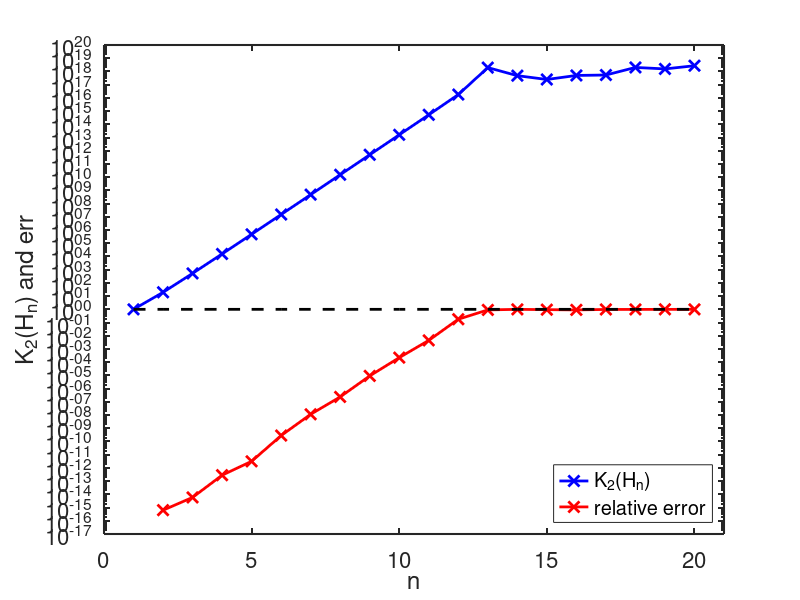

The MATLAB script that drew this image:
clc
clear all
close all

% We can invert the relation
% norm(deltax)/norm(x) <= norm(deltab)/norm(b)
% to get an estimate for Kp(A):
% Kp(A) >= norm(deltax)/norm(x) * norm(b)/norm(deltab)

for (n = [10 20 40])
	pert_mag = 1e-6; % Perturbation magnitude
	n_trials = 100;
	H = hilb(n);
	x = ones(n, 1);
	b = H*x;
	KH_est = 0;
	for (ii = 1:n_trials)
	  deltab = randn(n, 1) * pert_mag;
	  deltax = H \ deltab;
	  KH_est_ii = norm(deltax)/norm(x) * norm(b)/norm(deltab); 
	  KH_est = max(KH_est_ii, KH_est);
	end
	KH_est
end

cond( hilb(10) )
cond( hilb(20) )
cond( hilb(40) )

% The estimates obtained at the point a) are lower. This is expected, since
% the condition number represents the maximum 
% possible amplification of the relative error on data. With the first
% approach we might not have considered the worst condition, 
% hence the estimate is lower than the result with cond command.

n = [1:20];

for (ii = n)
  H = hilb(ii);
  x_ex = ones(ii, 1);
  b = H*x_ex;
  x = H\b;
  KH(ii) = cond(H);
  err(ii) = norm(x - x_ex) / norm(x);
end

figure
semilogy(n, KH, 'xb-', 'LineWidth',2, 'MarkerSize',8)
hold on
semilogy(n, err, 'xr-', 'LineWidth',2, 'MarkerSize',8)
semilogy(n, ones(n(end),1), 'k--', 'LineWidth',2, 'MarkerSize',8)
set(gca, 'FontSize',16)
set(gca, 'LineWidth', 1.5)
axis([0 n(end)+1 1e-17 1e20])
xlabel('n')
ylabel('K_2(H_n) and err')
legend('K_2(H_n)', 'relative error', 'Location','SouthEast')


% For n > 12 the relative error is 1. This means that the solution is completely meaningless.
